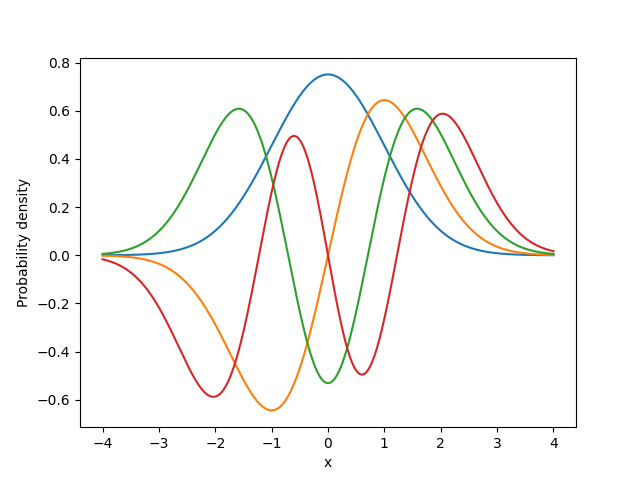

Generate this figure with Python:
import math as math
import numpy as np
import matplotlib.pyplot as plt

def Hermite_polynomial(n,x):
    if n == 0:
        return 1
    elif n == 1:
        return 2*x
    else:
        return (2*x*Hermite_polynomial(n-1,x)) - (2*(n-1)*Hermite_polynomial(n-2,x))

def quantum_well(n, x):
    return (1 / (np.sqrt(2 ** n * math.factorial(n) * np.sqrt(np.pi)))) * np.e ** ( -x ** 2 / 2) * Hermite_polynomial(n, x)

k = 1000
n = 4 #number of solutions
m = k
x_values = np.linspace(-4, 4, k)
matrix = np.zeros((n, m)) #solutions

for i in range(n):
    o = 0
    for j in x_values:
        solution = quantum_well(i, j)
        matrix[i][o] = solution
        o += 1
    plt.plot(x_values, matrix[i])

plt.xlabel('x')
plt.ylabel('Probability density')
plt.savefig('quantum_a.png')
plt.show()